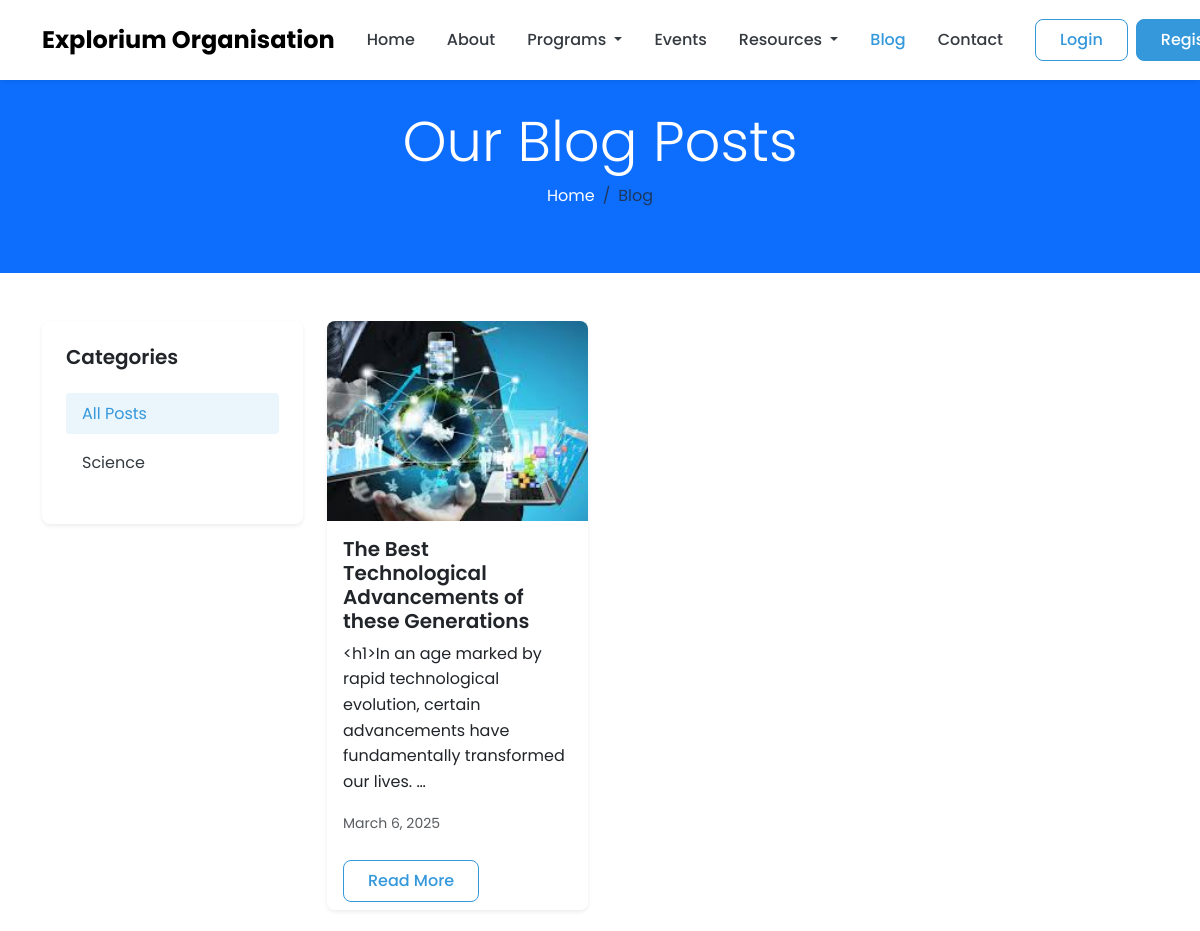
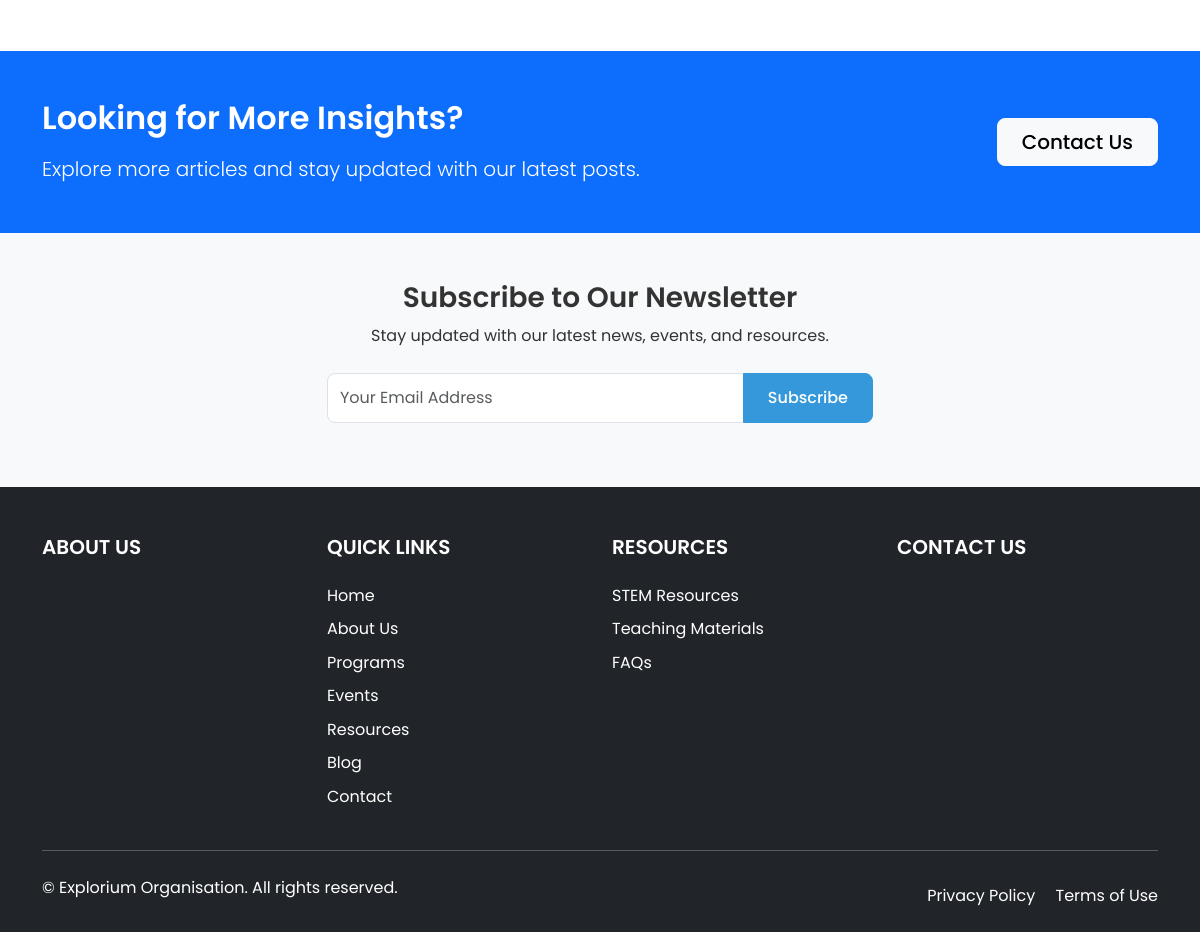
Screenshot of /blog/ with the database file from the repository (2 pictures, top to bottom).
### core/models.py (models this page shows, shortened)
class SiteSettings(models.Model):
    site_name = models.CharField(_("Site Name"), max_length=100, default="Explorium Organisation")
    site_description = models.TextField(_("Site Description"), blank=True)
    logo = models.ImageField(_("Logo"), upload_to='site/', blank=True, null=True)
    favicon = models.ImageField(_("Favicon"), upload_to='site/', blank=True, null=True)
    email = models.EmailField(_("Contact Email"), blank=True)
    phone = models.CharField(_("Contact Phone"), max_length=20, blank=True)
    address = models.TextField(_("Address"), blank=True)
    facebook = models.URLField(_("Facebook URL"), blank=True)
    twitter = models.URLField(_("Twitter URL"), blank=True)
    instagram = models.URLField(_("Instagram URL"), blank=True)
    linkedin = models.URLField(_("LinkedIn URL"), blank=True)
    youtube = models.URLField(_("YouTube URL"), blank=True)
    class Meta:
        verbose_name = _("Site Settings")
        verbose_name_plural = _("Site Settings")

### blog/models.py (models this page shows, shortened)
class Category(models.Model):
    name = models.CharField(_("Name"), max_length=100)
    slug = models.SlugField(_("Slug"), max_length=120, unique=True)
    description = models.TextField(_("Description"), blank=True)
    is_active = models.BooleanField(_("Is Active"), default=True)
    class Meta:
        verbose_name = _("Category")
        verbose_name_plural = _("Categories")
        ordering = ['name']

class Post(models.Model):
    STATUS_CHOICES = (
        ('draft', 'Draft'),
        ('published', 'Published'),
    )
    title = models.CharField(_("Title"), max_length=200)
    slug = models.SlugField(_("Slug"), max_length=250, unique=True)
    author = models.ForeignKey(User, on_delete=models.CASCADE, related_name='blog_posts')
    category = models.ForeignKey(Category, on_delete=models.CASCADE, related_name='posts')
    content = RichTextField(_("Content"))
    featured_image = models.ImageField(_("Featured Image"), upload_to='blog/')
    status = models.CharField(_("Status"), max_length=10, choices=STATUS_CHOICES, default='draft')
    is_featured = models.BooleanField(_("Is Featured"), default=False)
    tags = TaggableManager(_("Tags"), blank=True)
    created_at = models.DateTimeField(_("Created At"), auto_now_add=True)
    updated_at = models.DateTimeField(_("Updated At"), auto_now=True)
    published_at = models.DateTimeField(_("Published At"), blank=True, null=True)
    class Meta:
        verbose_name = _("Post")
        verbose_name_plural = _("Posts")
        ordering = ['-published_at', '-created_at']

### blog/views.py (the view)
# urls.py: path('', PostListView.as_view(), name='post_list'),
class PostListView(ListView):
    model = Post
    template_name = 'blog/post_list.html'
    context_object_name = 'posts'
    paginate_by = 6
    def get_queryset(self):
        queryset = Post.objects.filter(status='published', published_at__lte=timezone.now())
        category_slug = self.kwargs.get('category_slug')
        if category_slug:
            queryset = queryset.filter(category__slug=category_slug)
        tag_slug = self.kwargs.get('tag_slug')
        if tag_slug:
            queryset = queryset.filter(tags__slug=tag_slug)
        q = self.request.GET.get('q')
        if q:
            queryset = queryset.filter(title__icontains=q) | queryset.filter(content__icontains=q)
        return queryset
    def get_context_data(self, **kwargs):
        context = super().get_context_data(**kwargs)
        context['categories'] = Category.objects.filter(is_active=True).annotate(
            post_count=Count('posts', filter=models.Q(posts__status='published'))
        )
        context['recent_posts'] = Post.objects.filter(status='published').order_by('-published_at')[:5]
        category_slug = self.kwargs.get('category_slug')
        if category_slug:
            context['active_category'] = get_object_or_404(Category, slug=category_slug)
        tag_slug = self.kwargs.get('tag_slug')
        if tag_slug:
            from taggit.models import Tag
            context['active_tag'] = get_object_or_404(Tag, slug=tag_slug)
        return context

### templates/blog/post_list.html (shortened to what this page needs)
{% extends 'base.html' %}
{% block content %}
<section class="page-header bg-primary text-white">
    <div class="container">
        <div class="row">
            <div class="col-12 text-center py-5">
                <h1 class="display-4">
                    {% if active_category %}
                    {{ active_category.name }} Posts
                    {% else %}
                    Our Blog Posts
                    {% endif %}
                </h1>
                <nav aria-label="breadcrumb">
                    <ol class="breadcrumb justify-content-center">
                        <li class="breadcrumb-item"><a href="{% url 'core:home' %}" class="text-white">Home</a></li>
                        {% if active_category %}
                        <li class="breadcrumb-item"><a href="{% url 'blog:post_list' %}" class="text-white">Blog</a></li>
                        <li class="breadcrumb-item active" aria-current="page">{{ active_category.name }}</li>
                        {% else %}
                        <li class="breadcrumb-item active" aria-current="page">Blog</li>
                        {% endif %}
                    </ol>
                </nav>
            </div>
        </div>
    </div>
</section>
<section class="blog-section py-5">
    <div class="container">
        <div class="row">
            <div class="col-lg-3 mb-4 mb-lg-0">
                <div class="blog-sidebar card border-0 shadow-sm">
                    <div class="card-body p-4">
                        <h5 class="mb-4">Categories</h5>
                        <ul class="list-unstyled">
                            <li class="mb-2">
                                <a href="{% url 'blog:post_list' %}" class="blog-category-link {% if not active_category %}active{% endif %}">
                                    All Posts
                                </a>
                            </li>
                            {% for category in categories %}
                            <li class="mb-2">
                                <a href="{% url 'blog:post_list_by_category' category.slug %}" class="blog-category-link {% if active_category.id == category.id %}active{% endif %}">
                                    {{ category.name }}
                                </a>
                            </li>
                            {% endfor %}
                        </ul>
                    </div>
                </div>
            </div>
            <div class="col-lg-9">
                <div class="row">
                    {% for post in posts %}
                    <div class="col-md-6 col-lg-4 mb-4">
                        <div class="post-card card h-100 border-0 shadow-sm">
                            <img src="{{ post.featured_image.url }}" class="card-img-top" alt="{{ post.title }}">
                            <div class="card-body">
                                <h5 class="card-title">{{ post.title }}</h5>
                                <p class="card-text">{{ post.content|truncatewords:15 }}</p>
                                <p class="card-text"><small class="text-muted">{{ post.published_at|date:"F j, Y" }}</small></p>
                            </div>
                            <div class="card-footer bg-white border-0">
                                <a href="{% url 'blog:post_detail' post.slug %}" class="btn btn-outline-primary">Read More</a>
                            </div>
                        </div>
                    </div>
                    {% empty %}
                    <div class="col-12">
                        <div class="alert alert-info">
                            No posts found matching your criteria. Please check back later.
                        </div>
                    </div>
                    {% endfor %}
                </div>
            </div>
        </div>
    </div>
</section>
<section class="cta-section py-5 bg-primary text-white">
    <div class="container">
        <div class="row align-items-center">
            <div class="col-lg-8 mb-4 mb-lg-0">
                <h2 class="mb-3">Looking for More Insights?</h2>
                <p class="lead mb-0">Explore more articles and stay updated with our latest posts.</p>
            </div>
            <div class="col-lg-4 text-lg-end">
                <a href="{% url 'core:contact' %}" class="btn btn-light btn-lg">Contact Us</a>
            </div>
        </div>
    </div>
</section>
{% endblock %}

### templates/base.html (shortened to what this page needs)
<!DOCTYPE html>
<html lang="en">
<head>
    <link href="https://cdn.jsdelivr.net/npm/bootstrap@5.3.0/dist/css/bootstrap.min.css" rel="stylesheet">
    <link rel="stylesheet" href="https://cdnjs.cloudflare.com/ajax/libs/font-awesome/6.4.0/css/all.min.css">
    {% load static %}
    <link rel="stylesheet" href="{% static 'css/style.css' %}">
</head>
<body class="{% block body_class %}{% endblock %}">
    <header class="header">
        <nav class="navbar navbar-expand-lg navbar-light bg-white fixed-top shadow-sm">
            <div class="container">
                <a class="navbar-brand" href="{% url 'core:home' %}">
                    {% if site_settings.logo %}
                    <img src="{{ site_settings.logo.url }}" alt="{{ site_settings.site_name }}" height="40">
                    {% else %}
                    {{ site_settings.site_name }}
                    {% endif %}
                </a>
                <div class="collapse navbar-collapse" id="navbarMain">
                    <ul class="navbar-nav ms-auto mb-2 mb-lg-0">
                        <li class="nav-item">
                            <a class="nav-link {% if request.path == '/' %}active{% endif %}" href="{% url 'core:home' %}">Home</a>
                        </li>
                        <li class="nav-item">
                            <a class="nav-link {% if request.path == '/about/' %}active{% endif %}" href="{% url 'core:about' %}">About</a>
                        </li>
                        <li class="nav-item dropdown">
                            <a class="nav-link dropdown-toggle" href="#" id="programsDropdown" role="button" data-bs-toggle="dropdown" aria-expanded="false">
                                Programs
                            </a>
                        </li>
                        <li class="nav-item">
                            <a class="nav-link {% if '/events/' in request.path %}active{% endif %}" href="{% url 'events:event_list' %}">Events</a>
                        </li>
                        <li class="nav-item dropdown">
                            <a class="nav-link dropdown-toggle" href="#" id="resourcesDropdown" role="button" data-bs-toggle="dropdown" aria-expanded="false">
                                Resources
                            </a>
                        </li>
                        <li class="nav-item">
                            <a class="nav-link {% if '/blog/' in request.path %}active{% endif %}" href="{% url 'blog:post_list' %}">Blog</a>
                        </li>
                        <li class="nav-item">
                            <a class="nav-link {% if request.path == '/contact/' %}active{% endif %}" href="{% url 'core:contact' %}">Contact</a>
                        </li>
                    </ul>
                    <div class="d-flex ms-lg-3">
                        {% if user.is_authenticated %}
                        <div class="dropdown">
                            <button class="btn btn-primary dropdown-toggle" type="button" id="userDropdown" data-bs-toggle="dropdown" aria-expanded="false">
                                {{ user.first_name|default:user.username }}
                            </button>
                            <ul class="dropdown-menu dropdown-menu-end" aria-labelledby="userDropdown">
                                <li><a class="dropdown-item" href="{% url 'accounts:profile' %}">My Profile</a></li>
                                <li><a class="dropdown-item" href="{% url 'accounts:dashboard' %}">Dashboard</a></li>
                                {% if user.is_staff %}
                                <li><a class="dropdown-item" href="{% url 'admin:index' %}">Admin Panel</a></li>
                                {% endif %}
                                <li><hr class="dropdown-divider"></li>
                                <li><a class="dropdown-item" href="{% url 'account_logout' %}">Logout</a></li>
                            </ul>
                        </div>
                        {% else %}
                        <a href="{% url 'accounts:account_login' %}" class="btn btn-outline-primary me-2">Login</a>
                        <a href="{% url 'accounts:account_signup' %}" class="btn btn-primary">Register</a>
                        {% endif %}
                    </div>
                </div>
            </div>
        </nav>
    </header>
    <main class="main-content">
        {% block content %}{% endblock %}
    </main>
    <section class="newsletter-section bg-light py-5">
        <div class="container">
            <div class="row justify-content-center">
                <div class="col-lg-6 text-center">
                    <h3>Subscribe to Our Newsletter</h3>
                    <p class="mb-4">Stay updated with our latest news, events, and resources.</p>
                    <form action="{% url 'core:newsletter_subscribe' %}" method="post" id="newsletter-form" class="newsletter-form">
                        <div class="input-group mb-3">
                            <input type="email" name="email" class="form-control" placeholder="Your Email Address" required>
                            <button class="btn btn-primary" type="submit">Subscribe</button>
                        </div>
                    </form>
                </div>
            </div>
        </div>
    </section>
    <footer class="footer bg-dark text-white pt-5 pb-3">
        <div class="container">
            <div class="row">
                <div class="col-lg-3 col-md-6 mb-4 mb-lg-0">
                    <h5 class="text-uppercase mb-4">About Us</h5>
                </div>
                <div class="col-lg-3 col-md-6 mb-4 mb-lg-0">
                    <h5 class="text-uppercase mb-4">Quick Links</h5>
                    <ul class="list-unstyled">
                        <li class="mb-2"><a href="{% url 'core:home' %}" class="text-white">Home</a></li>
                        <li class="mb-2"><a href="{% url 'core:about' %}" class="text-white">About Us</a></li>
                        <li class="mb-2"><a href="{% url 'programs:program_list' %}" class="text-white">Programs</a></li>
                        <li class="mb-2"><a href="{% url 'events:event_list' %}" class="text-white">Events</a></li>
                        <li class="mb-2"><a href="{% url 'resources:resource_list' %}" class="text-white">Resources</a></li>
                        <li class="mb-2"><a href="{% url 'blog:post_list' %}" class="text-white">Blog</a></li>
                        <li><a href="{% url 'core:contact' %}" class="text-white">Contact</a></li>
                    </ul>
                </div>
                <div class="col-lg-3 col-md-6 mb-4 mb-md-0">
                    <h5 class="text-uppercase mb-4">Resources</h5>
                    <ul class="list-unstyled">
                        <li class="mb-2"><a href="{% url 'resources:resource_list' %}" class="text-white">STEM Resources</a></li>
                        <li class="mb-2"><a href="{% url 'resources:teaching_material_list' %}" class="text-white">Teaching Materials</a></li>
                        <li class="mb-2"><a href="{% url 'core:faq' %}" class="text-white">FAQs</a></li>
                    </ul>
                </div>
                <div class="col-lg-3 col-md-6">
                    <h5 class="text-uppercase mb-4">Contact Us</h5>
                </div>
            </div>
            <hr class="my-4">
            <div class="row align-items-center">
                <div class="col-md-7 col-lg-8">
                    <p>© {{ current_year }} {{ site_settings.site_name }}. All rights reserved.</p>
                </div>
                <div class="col-md-5 col-lg-4">
                    <div class="text-md-end">
                        <a href="#" class="text-white me-3">Privacy Policy</a>
                        <a href="#" class="text-white">Terms of Use</a>
                    </div>
                </div>
            </div>
        </div>
    </footer>
</body>
</html>

### rows the page displays
SiteSettings: site_name "Explorium Organisation"
Category: name "Science"
Post: featured_image (picture), title "The Best Technological Advancements of these Generations", content "<h1>In an age marked by rapid technological evolution, certain advancements have fundamentally transformed our lives. …", published_at "March 6, 2025"
